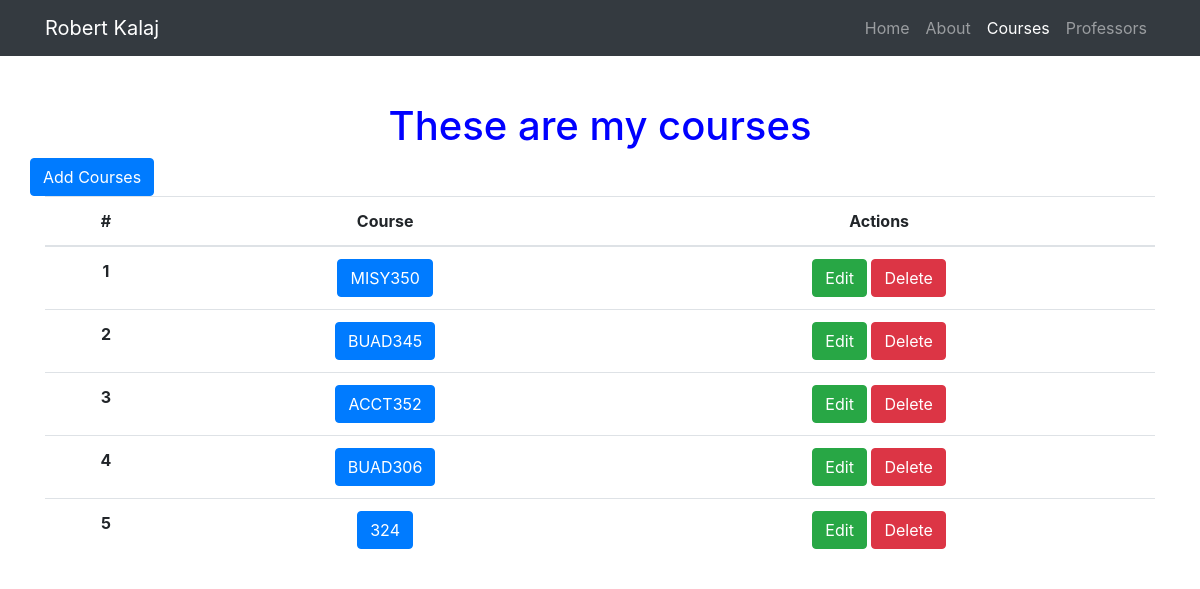
The app's page /courses, older data.
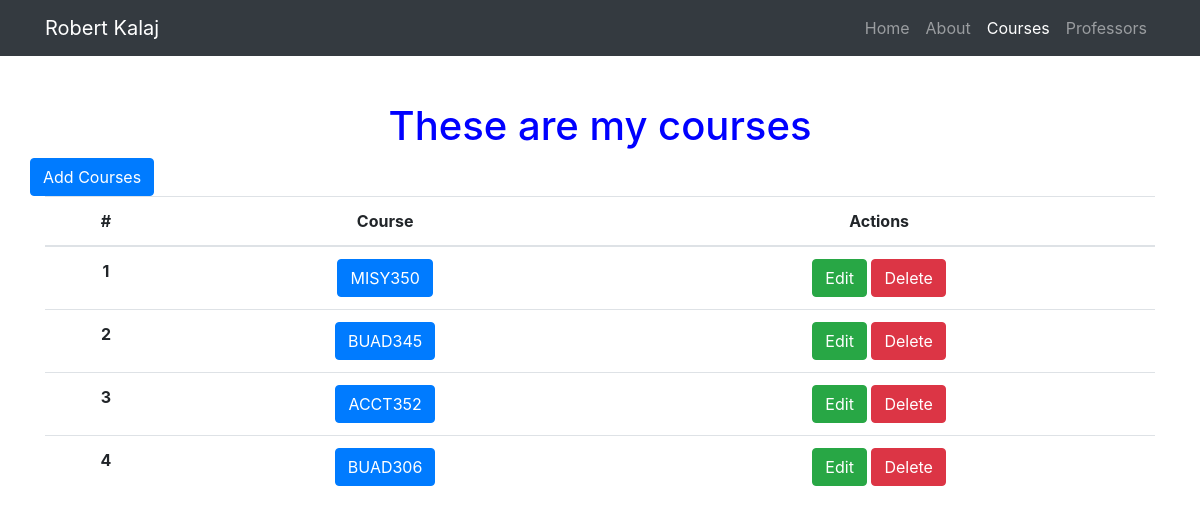
The same page, newer data.
### myresume.py (models this page shows)
class Courses(db.Model):
    __tablename__ = 'courses'
    id = db.Column(db.Integer, primary_key=True)
    number = db.Column(db.String(256))
    title = db.Column(db.String(256))
    desc = db.Column(db.String(256))
    prof_id = db.Column(db.Integer, db.ForeignKey('prof.id'))

### myresume.py (the view)
@app.route('/courses')
def get_courses():
    courses = Courses.query.all()
    return render_template('courses.html', courses=courses)

### templates/courses.html (shortened to what this page needs)
{% extends "home-base.html" %}
{% block head %}
{{super()}}
{% endblock %}
{% block active_tab %}
<li class="nav-item">
  <a class="nav-link" href="/">Home</a>
</li>
<li class="nav-item">
  <a class="nav-link" href="/about">About</a>
</li>
<li class="nav-item active">
  <a class="nav-link" href="/courses">Courses</a>
</li>
<li class="nav-item">
  <a class="nav-link" href="/profs">Professors</a>
</li>
{% endblock %}
{% block page_content %}
<div class="container">
  <div class="row">
    <div class="col-lg-12 text-center">
      <h1 class="mt-5">These are my courses</h1>
      <div class="row bottom-margin">
        <a href="/courses/add" class="btn btn-primary" role="button" aria-disabled="true">Add Courses</a>
      </div>
      {% if courses %}
        <table class="table">
          <thead>
            <tr>
              <th>#</th>
              <th>Course</th>
              <th>Actions</th>
            </tr>
          </thead>
          <tbody>
        {% for courses in courses %}
        <tr>
            <th scope="row">{{courses.id}}</th>
            <td>
              <button type="button" class="btn btn-primary" data-toggle="modal" data-target="#{{courses.id}}">
                {{courses.number}}
              </button>
            </td>
            <td>
              <a href="/courses/edit/{{courses.id}}" class="btn btn-success" role="button">Edit</a>
              <a href="/courses/delete/{{courses.id}}" class="btn btn-danger" role="button" aria-disabled="true">Delete</a>
            </td>
        </tr>
        {% endfor %}
        </tbody>
        </table>
      {% endif %}
    </div>
  </div>
</div>
{% endblock %}

Row changes from the older to the newer data that the page shows:
removed Courses: id "5", number "324"
